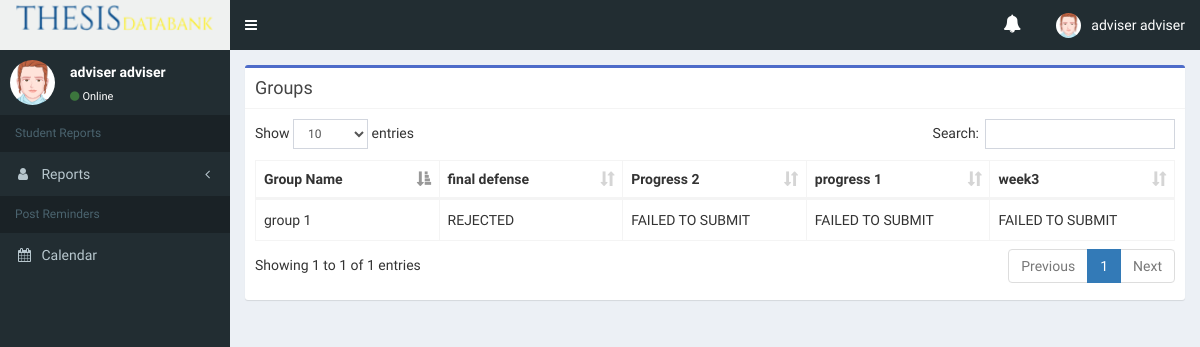
The app's page /coordinator/fetch_report.php (signed in), older data.
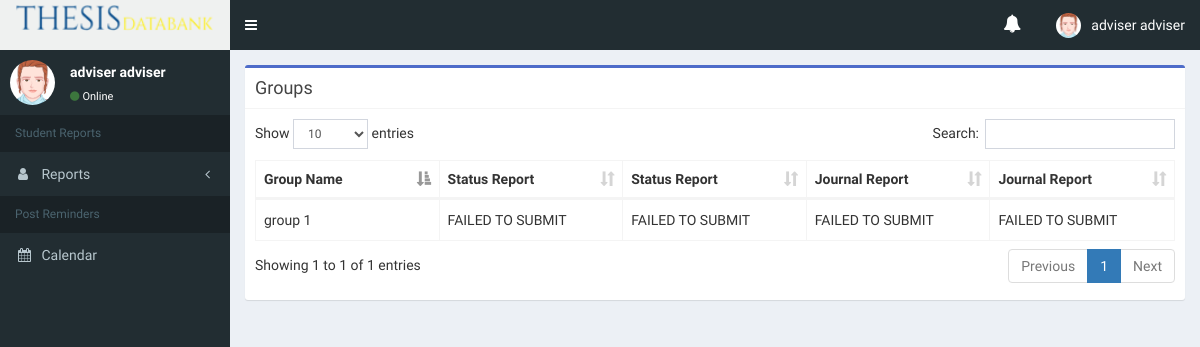
The same page, newer data.
### tables this page shows
CREATE TABLE `events` (
  `id` int(11) NOT NULL,
  `title` varchar(255) NOT NULL,
  `sem` int(11) NOT NULL,
  `event_type` int(11) NOT NULL,
  `course` int(11) NOT NULL,
  `Description` varchar(255) NOT NULL,
  `start` datetime NOT NULL,
  `end` datetime NOT NULL,
  `user_id` int(11) NOT NULL
);

CREATE TABLE `groups` (
  `id` int(11) NOT NULL,
  `adviser` int(11) NOT NULL,
  `sem` int(11) NOT NULL,
  `program` tinyint(1) NOT NULL,
  `name` varchar(255) NOT NULL
);

CREATE TABLE `report` (
  `id` int(11) NOT NULL,
  `group_id` int(11) NOT NULL,
  `event_id` int(11) NOT NULL,
  `sem_id` int(11) NOT NULL,
  `report_type` int(11) NOT NULL,
  `report_filename` varchar(255) NOT NULL,
  `status` int(1) NOT NULL,
  `date_created` datetime NOT NULL
);

### coordinator/fetch_report.php (the view, shortened to what the changed rows need)
<?php
    include("../config/connectdb.php");
    $sem = $_SESSION['sem'];
    if(isset($_GET['type'])) {
        $type = $_GET['type'];
    }else $type = 1;
?>
<!DOCTYPE html>
<html>
    <head>
        <link rel="stylesheet" href="../css/bootstrap/bootstrap.min.css">
        <link rel="stylesheet" href="../css/font-awesome/font-awesome.min.css">
        <link rel="stylesheet" href="../css/sweetalert/sweetalert.css">
        <link rel="stylesheet" href="../template/bower_components/datatables.net-bs/css/dataTables.bootstrap.min.css">
        <link rel="stylesheet" href="../template/dist/css/AdminLTE.min.css">
        <link rel="stylesheet" href="../template/dist/css/skins/skin-green.min.css">
        <link rel="stylesheet" href="css/main-admin.css">
        <link rel="stylesheet" href="css/validation.css">
    </head>
    <body class="hold-transition skin-green sidebar-mini fixed">
        <div class="wrapper">
            <div class="content-wrapper">
                <section class="content">
                <div class="row">
                        <div class = "col-md-12">
                            <div class="box box-info border-blue">
                                <div class="box-body">
                                    <table id='tblSreport' class="table table-bordered table-hover table-custom">
                                        <thead>
                                            <tr>
                                                <th width="15%">Group Name</th>
                                                <?php
                                                    $sqlEvents = "select * from events where sem = $sem  and event_type = 2
                                                        ORDER BY start ASC";
                                                    $res = mysqli_query($con, $sqlEvents);
                                                    while($row = mysqli_fetch_assoc($res)){
                                                        echo '<th width="15%">'.$row['Description'].'</th>';
                                                    }
                                                ?>
                                            </tr>
                                        </thead>
                                        <?php
                                            $sqlEvents = "select * from events where sem = 1 and event_type = 2
                                                        ORDER BY start ASC";
                                            $res = mysqli_query($con, $sqlEvents);
                                            if(count(mysqli_fetch_assoc($res))){
                                            ?>
                                            <?php
                                                $sqlGroups = "SELECT * from groups where groups.adviser = 4 and groups.sem = 1";
                                                $resultGroups = mysqli_query($con, $sqlGroups);
                                                while($row =mysqli_fetch_assoc($resultGroups)){
                                            ?>
                                                <tr>
                                                    <td><?php echo $row['name']; ?> <br>
                                                    </td>
                                            <?php
                                                $res = mysqli_query($con, $sqlEvents);
                                                while($rowColumn = mysqli_fetch_assoc($res)){
                                                    $groupID = $row['id'];
                                                    $startdate =  $rowColumn['start'];
                                                    $enddate = $rowColumn['end'];
                                                    $eventID = $rowColumn['id'];
                                                    $sqlReports = "SELECT * FROM report WHERE group_id = $groupID AND
                                                        date_created BETWEEN '$startdate' AND '$enddate' AND
                                                        report_type = $type AND event_id = $eventID ORDER BY date_created DESC LIMIT 1";
                                                    $result = mysqli_query($con,$sqlReports);
                                                    if(mysqli_num_rows($result) < 1){
                                                        echo "<td>FAILED TO SUBMIT</td>";
                                                    }
                                                    $result = mysqli_query($con,$sqlReports);
                                                        while($reportResult = mysqli_fetch_assoc($result)){
                                                            switch ($reportResult['status']) {
                                                                case 3:
                                                                    echo "<td>REJECTED</td>";
                                                                    break;
                                                            }
                                                        }
                                                }
                                            ?>
                                                </tr>
                                            <?php
                                                }
                                            }
                                            ?>
                                    </table>
                                </div>
                            </div>
                        </div>
                    </div>
                </section>
            </div>
    </body>
</html>

Row changes from the older to the newer data that the page shows:
no longer on this page (row edited): events: Description "final defense"
no longer on this page (row unchanged): report: status "REJECTED"
changed events (number 1 of 4 on the later page): Description "Progress 2" → "Status Report"
changed events (number 2 of 4 on the later page): Description "progress 1" → "Status Report"
changed events (number 3 of 4 on the later page): Description "week3" → "Journal Report"
added events: Description "Journal Report"
